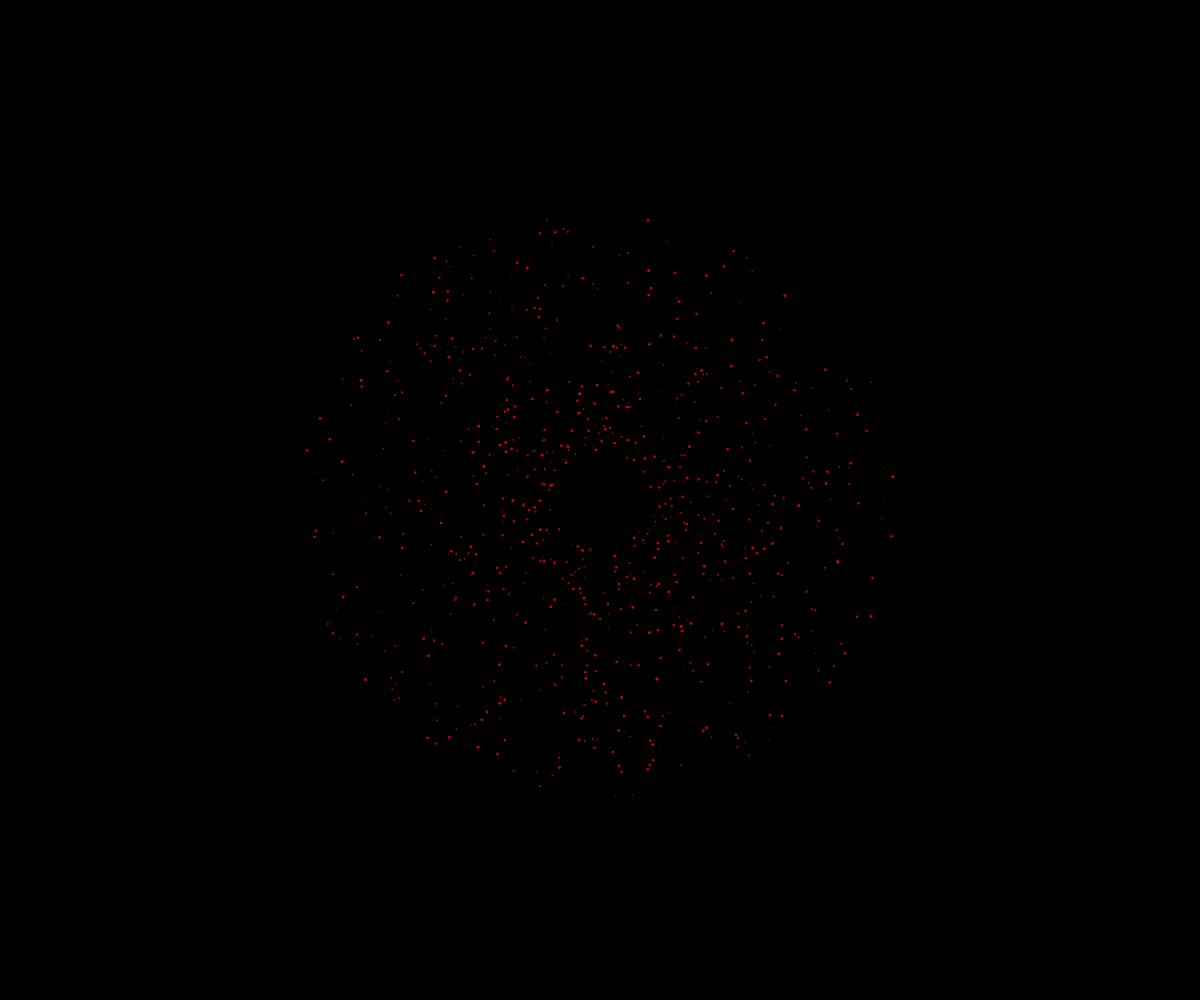
Frame 1 (no input)
Frame 60 (no input): identical to frame 1, image omitted
Frame 120 (the mouse pressed at the canvas centre since frame 60): identical to frame 1, image omitted

The p5.js sketch that drew this single still picture (run headless with seeded random() and noise() and a simulated clock; from frame 60 on, the mouse is pressed at the canvas centre):

// p5.js sketch
// ── sketch.js
let particles = [];
let centerX, centerY;
let maxRadius = 300;
let minRadius = 50;
let progress = 0;
let step = 0;
let maxSteps = 120;

function setup() {
  createCanvas(windowWidth, windowHeight);
  colorMode(HSB, 360, 100, 100, 1);
  centerX = width / 2;
  centerY = height / 2;
  
  // Initialize particles in a circular formation
  for (let i = 0; i < 800; i++) {
    let angle = random(TWO_PI);
    let r = random(minRadius, maxRadius);
    
    let pos = createVector(
      centerX + r * cos(angle),
      centerY + r * sin(angle)
    );
    
    particles.push({
      pos: pos.copy(),
      originalPos: pos.copy(),
      vel: createVector(0, 0),
      size: random(1, 3),
      isMoving: false,
      age: 0
    });
  }
}

function draw() {
  // Dark background
  background(0);
  
  // Update progress
  if (frameCount % 2 === 0) {
    progress += 0.005;
    if (progress >= 1) {
      progress = 0;
      step++;
      if (step > maxSteps) step = 0;
    }
  }
  
  // Draw particles
  for (let i = particles.length - 1; i >= 0; i--) {
    let p = particles[i];
    
    if (!p.isMoving) {
      // Pull towards center
      let target = createVector(centerX, centerY);
      let force = p.originalPos.copy().sub(p.pos);
      let distance = force.mag();
      
      if (distance > 1) {
        force.normalize();
        force.mult(0.05);
        p.vel.add(force);
        p.isMoving = true;
      }
    } else {
      // Apply velocity
      p.pos.add(p.vel);
      
      // Slow down over time
      p.vel.mult(0.95);
      
      // Age particle
      p.age++;
    }
    
    // Draw particle
    noStroke();
    fill(0, 100, 100, 0.8);
    ellipse(p.pos.x, p.pos.y, p.size);
    
    // Remove if moved too far or aged out
    if (p.age > 300 || p.pos.dist(createVector(centerX, centerY)) < 5) {
      particles.splice(i, 1);
    }
  }
  
  // Create domino effect pattern
  if (step % 10 === 0 && step > 0) {
    let angle = map(step, 0, maxSteps, 0, TWO_PI);
    let r = map(step, 0, maxSteps, minRadius, maxRadius);
    
    // Draw a geometric pattern as particles converge
    stroke(0, 100, 100, 0.8);
    noFill();
    beginShape();
    for (let i = 0; i < 12; i++) {
      let a = angle + map(i, 0, 12, 0, TWO_PI);
      let x = centerX + r * cos(a);
      let y = centerY + r * sin(a);
      vertex(x, y);
    }
    endShape(CLOSE);
  }
  
  // At step 80, trigger a crystallization effect
  if (step === 80) {
    // Add some particles for the crystallization effect
    for (let i = 0; i < 50; i++) {
      let angle = random(TWO_PI);
      let r = random(100, 200);
      let pos = createVector(
        centerX + r * cos(angle),
        centerY + r * sin(angle)
      );
      
      particles.push({
        pos: pos.copy(),
        originalPos: pos.copy(),
        vel: createVector(random(-1, 1), random(-1, 1)),
        size: random(2, 4),
        isMoving: true,
        age: 0
      });
    }
  }
  
  // Draw burst particles
  for (let i = particles.length - 1; i >= 0; i--) {
    let p = particles[i];
    
    if (p.isMoving) {
      p.pos.add(p.vel);
      p.vel.mult(0.98); // Slow down over time
      p.age++;
      
      // Draw particle with randomness
      noStroke();
      fill(random(0, 360), 100, 100, 0.8);
      ellipse(p.pos.x, p.pos.y, p.size);
      
      // Remove if out of bounds or too old
      if (p.age > 200 || 
          p.pos.x < -50 || p.pos.x > width + 50 ||
          p.pos.y < -50 || p.pos.y > height + 50) {
        particles.splice(i, 1);
      }
    }
  }
  
  // Draw crystallization pattern at the end
  if (step >= 100 && step < 120) {
    let angle = map(step, 100, 120, 0, TWO_PI);
    let r = map(step, 100, 120, maxRadius * 0.8, maxRadius * 1.5);
    
    stroke(0, 100, 100, 0.8);
    noFill();
    beginShape();
    for (let i = 0; i < 24; i++) {
      let a = angle + map(i, 0, 24, 0, TWO_PI);
      let x = centerX + r * cos(a);
      let y = centerY + r * sin(a);
      vertex(x, y);
    }
    endShape(CLOSE);
  }
}

function windowResized() {
  resizeCanvas(windowWidth, windowHeight);
  centerX = width / 2;
  centerY = height / 2;
}
